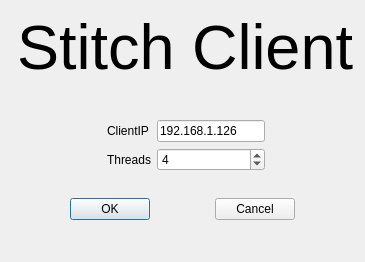
<?xml version="1.0" encoding="UTF-8"?>
<ui version="4.0">
 <class>InitView</class>
 <widget class="QDialog" name="InitView">
  <property name="geometry">
   <rect>
    <x>0</x>
    <y>0</y>
    <width>361</width>
    <height>262</height>
   </rect>
  </property>
  <property name="windowTitle">
   <string>Dialog</string>
  </property>
  <layout class="QGridLayout" name="gridLayout_4">
   <item row="2" column="1">
    <layout class="QGridLayout" name="gridLayout_3">
     <item row="0" column="2">
      <spacer name="horizontalSpacer_3">
       <property name="orientation">
        <enum>Qt::Horizontal</enum>
       </property>
       <property name="sizeHint" stdset="0">
        <size>
         <width>40</width>
         <height>20</height>
        </size>
       </property>
      </spacer>
     </item>
     <item row="0" column="0">
      <spacer name="horizontalSpacer_4">
       <property name="orientation">
        <enum>Qt::Horizontal</enum>
       </property>
       <property name="sizeHint" stdset="0">
        <size>
         <width>40</width>
         <height>20</height>
        </size>
       </property>
      </spacer>
     </item>
     <item row="0" column="1">
      <layout class="QGridLayout" name="gridLayout" rowstretch="0,0">
       <item row="0" column="0">
        <widget class="QLabel" name="label">
         <property name="text">
          <string>ClientIP</string>
         </property>
        </widget>
       </item>
       <item row="0" column="1">
        <widget class="QLineEdit" name="lineEdit_ip">
         <property name="text">
          <string>192.168.1.126</string>
         </property>
        </widget>
       </item>
       <item row="1" column="1">
        <widget class="QSpinBox" name="spinBox_threadcount">
         <property name="value">
          <number>4</number>
         </property>
        </widget>
       </item>
       <item row="1" column="0">
        <widget class="QLabel" name="label_3">
         <property name="text">
          <string>Threads</string>
         </property>
        </widget>
       </item>
      </layout>
     </item>
    </layout>
   </item>
   <item row="5" column="0" colspan="2">
    <layout class="QGridLayout" name="gridLayout_2">
     <item row="0" column="1">
      <widget class="QPushButton" name="pushButton_ok">
       <property name="text">
        <string>OK</string>
       </property>
      </widget>
     </item>
     <item row="0" column="0">
      <spacer name="horizontalSpacer">
       <property name="orientation">
        <enum>Qt::Horizontal</enum>
       </property>
       <property name="sizeHint" stdset="0">
        <size>
         <width>40</width>
         <height>20</height>
        </size>
       </property>
      </spacer>
     </item>
     <item row="0" column="4">
      <spacer name="horizontalSpacer_2">
       <property name="orientation">
        <enum>Qt::Horizontal</enum>
       </property>
       <property name="sizeHint" stdset="0">
        <size>
         <width>40</width>
         <height>20</height>
        </size>
       </property>
      </spacer>
     </item>
     <item row="0" column="3">
      <widget class="QPushButton" name="pushButton_cancel">
       <property name="text">
        <string>Cancel</string>
       </property>
      </widget>
     </item>
     <item row="0" column="2">
      <spacer name="horizontalSpacer_5">
       <property name="orientation">
        <enum>Qt::Horizontal</enum>
       </property>
       <property name="sizeHint" stdset="0">
        <size>
         <width>40</width>
         <height>20</height>
        </size>
       </property>
      </spacer>
     </item>
    </layout>
   </item>
   <item row="1" column="1">
    <spacer name="verticalSpacer_3">
     <property name="orientation">
      <enum>Qt::Vertical</enum>
     </property>
     <property name="sizeHint" stdset="0">
      <size>
       <width>20</width>
       <height>40</height>
      </size>
     </property>
    </spacer>
   </item>
   <item row="0" column="1">
    <widget class="QLabel" name="label_2">
     <property name="font">
      <font>
       <pointsize>47</pointsize>
      </font>
     </property>
     <property name="text">
      <string>Stitch Client</string>
     </property>
    </widget>
   </item>
   <item row="3" column="0" rowspan="2" colspan="2">
    <spacer name="verticalSpacer_2">
     <property name="orientation">
      <enum>Qt::Vertical</enum>
     </property>
     <property name="sizeHint" stdset="0">
      <size>
       <width>20</width>
       <height>40</height>
      </size>
     </property>
    </spacer>
   </item>
   <item row="6" column="1">
    <spacer name="verticalSpacer">
     <property name="orientation">
      <enum>Qt::Vertical</enum>
     </property>
     <property name="sizeHint" stdset="0">
      <size>
       <width>20</width>
       <height>40</height>
      </size>
     </property>
    </spacer>
   </item>
  </layout>
 </widget>
 <resources/>
 <connections/>
</ui>
